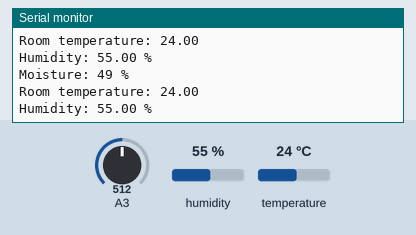
Recording of a sketch running on a simulated Arduino Uno, built with avr-gcc and run on an emulated ATmega328P. Shown: the last lines printed to the serial monitor. The test bench sets the inputs (shaded band); at power-on: humidity 55 %, A3 = 512, temperature 24 °C.

Above: at 5.8 s.
5.9 s: humidity set to 22 %
At 11.0 s:
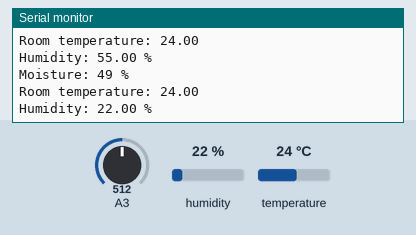
11.9 s: A3 set to 716
At 16.2 s:
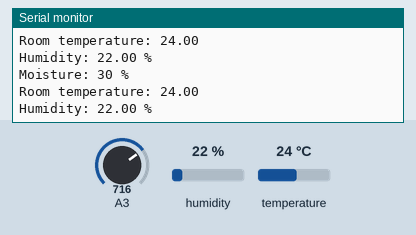
17.9 s: temperature set to 12 °C
At 21.5 s:
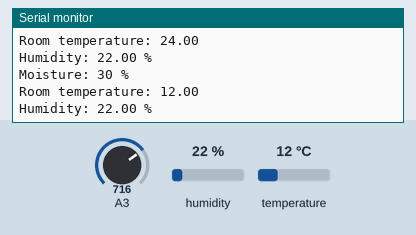
23.9 s: A3 set to 900
At 25.5 s:
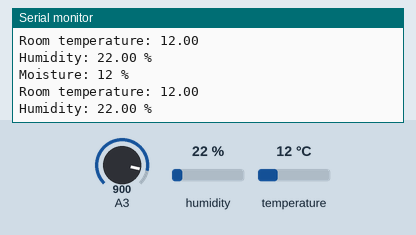
29.9 s: humidity set to 40 %
At 30.7 s:
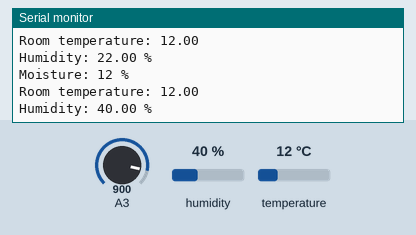
Timing chart, 0 to 32.9 s (numbered marks = the images above; inputs shaded):
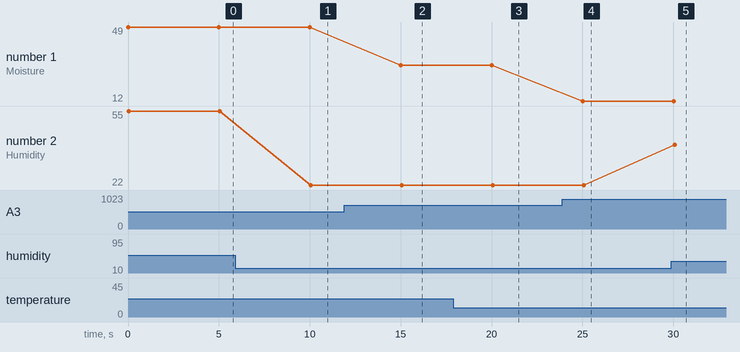

The sketch:

src.ino
```cpp
#include "MoistureSensor.h"
#include "DHTSensor.h"

MoistureSensor *m1;
DHTSensor *dht;

void setup() {
    Serial.begin(9600);
    m1 = new MoistureSensor(3);
    dht = new DHTSensor(2, DHT22);
}

void loop() {
    Serial.print("Moisture: ");
    Serial.print(m1->getMoisture());
    Serial.println(" %");

    Serial.print("Room temperature: ");
    Serial.println(dht->getTemperature());

    Serial.print("Humidity: ");
    Serial.print(dht->getHumidity());
    Serial.println(" %");

    Serial.println("\n");

    delay(5000);

}
```

DHTSensor.cpp
```cpp
#include "DHTSensor.h"

float DHTSensor::getDewPointFast()  {
  float temperature = getTemperature();
  float humidity = getHumidity();

  float a = 17.368;
  float b = 238.88;
  float temp = (a * temperature) / (b + temperature) + log(humidity * 0.01);
  float Td = (b * temp) / (a - temp);

  return Td;
}
```

DHTSensor.h
```cpp
/**
 *  DHT Temperature & Humidity Sensor
 *
 *  Depends on the following Arduino libraries:
 *  - Adafruit Unified Sensor Library: https://github.com/adafruit/Adafruit_Sensor
 *  - DHT Sensor Library: https://github.com/adafruit/DHT-sensor-library
 *
 *  See guide for details on sensor wiring and usage:
 *  https://learn.adafruit.com/dht/overview
 *
 *  @author Stefano Frazzetto <github.com/StefanoFrazzetto>
*/

#include <Adafruit_Sensor.h>
#include <DHT.h>
#include <DHT_U.h>

class DHTSensor {

    DHT_Unified *dht;
    sensor_t sensor{};
    sensors_event_t event{};

    float temperature;
    float humidity;

public:
    DHTSensor(uint8_t PIN_NUMBER, uint8_t DHT_TYPE)
            : dht(new DHT_Unified(PIN_NUMBER, DHT_TYPE)), temperature(0), humidity(0) {}

    ~DHTSensor() {
        delete dht;
    }


public:

    /**
     * Return the temperature.
     */
    float getTemperature() {
        dht->temperature().getEvent(&event);
        return event.temperature;
    }

    /**
     * Return the relative humidity.
     */
    float getHumidity() {
        dht->humidity().getEvent(&event);
        return event.relative_humidity;
    }


    float getDewPointFast();

    /**
     *  Return the humidity sensor information.
     *
     *  Fields available:
     *  - name
     *  - version
     *  - sensor_id
     *  - max_value
     *  - min_value
     *  - resolution
    */
    sensor_t getHumiditySensorInformation() {
        sensor_t sensor;
        dht->humidity().getSensor(&sensor);
        return sensor;
    }

    /**
     *  Return the temperature sensor information.
     *
     *  Fields available:
     *  - name
     *  - version
     *  - sensor_id
     *  - max_value
     *  - min_value
     *  - resolution
    */
    sensor_t getTemperatureSensorInformation() {
        sensor_t sensor;
        dht->temperature().getSensor(&sensor);
        return sensor;
    }
};
```

MoistureSensor.h
```cpp
class MoistureSensor {
    const uint8_t PIN_NUMBER; // The analog pin number

    static const short WET_SENSOR_VALUE = 0; // The value when the sensor is immersed into water
    static const short DRY_SENSOR_VALUE = 1023; // The value when the sensor is dry

    int rawValue;
    int voltage;
    int moisture;

private:
    int getSensorValue() {
        return analogRead(PIN_NUMBER);
    }

public :
    MoistureSensor(uint8_t PIN_NUMBER) : PIN_NUMBER(PIN_NUMBER) {}

    /**
       Return the moisture percentage.
       Range: 0-100
    */
    int getMoisture() {
        moisture = map(getSensorValue(), DRY_SENSOR_VALUE, WET_SENSOR_VALUE, 0, 100);
        return moisture;
    }

    /**
       Return the analog reading value.
       Min: 0 - Max: 1023
    */
    int getRawValue() {
        rawValue = getSensorValue();
        return rawValue;
    }

    /**
       Return the voltage read from the pin.
       Min: 0.00 V - Max: 5.00 V
    */
    float getVoltage() {
        voltage = getSensorValue() * (5.0 / 1023.0);
        return voltage;
    }
};
```

Measured:
- after the input at 5.9 s, the serial monitor: prints a new line after 4.2 s (image 1)
- after the input at 11.9 s, the serial monitor: prints a new line after 3.1 s (image 2)
- after the input at 17.9 s, the serial monitor: prints a new line after 2.1 s (image 3)
- after the input at 23.9 s, the serial monitor: prints a new line after 1.1 s (image 4)
- after the input at 29.9 s, the serial monitor: prints a new line after 0.18 s (image 5)
- plotted number 1: 49 → 30 after the input at 11.9 s
- plotted number 2: 55 → 22 after the input at 5.9 s, 22 → 40 after the input at 29.9 s
